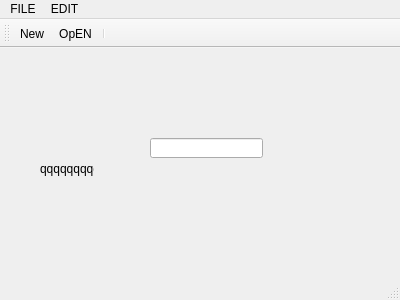
<?xml version="1.0" encoding="UTF-8"?>
<ui version="4.0">
 <class>MainWindow</class>
 <widget class="QMainWindow" name="MainWindow">
  <property name="geometry">
   <rect>
    <x>0</x>
    <y>0</y>
    <width>400</width>
    <height>300</height>
   </rect>
  </property>
  <property name="windowTitle">
   <string>MainWindow</string>
  </property>
  <widget class="QWidget" name="centralWidget">
   <widget class="QLineEdit" name="lineEdit">
    <property name="geometry">
     <rect>
      <x>150</x>
      <y>90</y>
      <width>113</width>
      <height>20</height>
     </rect>
    </property>
   </widget>
   <widget class="QLabel" name="label">
    <property name="geometry">
     <rect>
      <x>40</x>
      <y>90</y>
      <width>54</width>
      <height>61</height>
     </rect>
    </property>
    <property name="text">
     <string>qqqqqqqqqqqqqqqqqqqqqqqqqqqqqqqqqqqqqqqqqq</string>
    </property>
    <property name="wordWrap">
     <bool>true</bool>
    </property>
   </widget>
  </widget>
  <widget class="QMenuBar" name="menuBar">
   <property name="geometry">
    <rect>
     <x>0</x>
     <y>0</y>
     <width>400</width>
     <height>19</height>
    </rect>
   </property>
   <widget class="QMenu" name="menuFILE">
    <property name="title">
     <string>FILE</string>
    </property>
    <addaction name="actionNew"/>
    <addaction name="separator"/>
    <addaction name="actionOpEN"/>
    <addaction name="actionClose"/>
   </widget>
   <widget class="QMenu" name="menuEDIT">
    <property name="title">
     <string>EDIT</string>
    </property>
    <addaction name="actionCopy"/>
    <addaction name="actionCut"/>
    <addaction name="actionPast"/>
   </widget>
   <addaction name="menuFILE"/>
   <addaction name="menuEDIT"/>
  </widget>
  <widget class="QToolBar" name="mainToolBar">
   <attribute name="toolBarArea">
    <enum>TopToolBarArea</enum>
   </attribute>
   <attribute name="toolBarBreak">
    <bool>false</bool>
   </attribute>
   <addaction name="actionNew"/>
   <addaction name="actionOpEN"/>
   <addaction name="separator"/>
  </widget>
  <widget class="QStatusBar" name="statusBar"/>
  <action name="actionNew">
   <property name="checkable">
    <bool>false</bool>
   </property>
   <property name="icon">
    <iconset resource="res.qrc">
     <normaloff>:/img/image/help.png</normaloff>:/img/image/help.png</iconset>
   </property>
   <property name="text">
    <string>New</string>
   </property>
   <property name="shortcut">
    <string>Ctrl+E</string>
   </property>
  </action>
  <action name="actionOpEN">
   <property name="text">
    <string>OpEN</string>
   </property>
  </action>
  <action name="actionClose">
   <property name="text">
    <string>Close</string>
   </property>
  </action>
  <action name="actionCopy">
   <property name="text">
    <string>Copy</string>
   </property>
  </action>
  <action name="actionCut">
   <property name="text">
    <string>Cut</string>
   </property>
  </action>
  <action name="actionPast">
   <property name="text">
    <string>Past</string>
   </property>
  </action>
 </widget>
 <layoutdefault spacing="6" margin="11"/>
 <resources>
  <include location="res.qrc"/>
 </resources>
 <connections>
  <connection>
   <sender>actionClose</sender>
   <signal>triggered()</signal>
   <receiver>MainWindow</receiver>
   <slot>close()</slot>
   <hints>
    <hint type="sourcelabel">
     <x>-1</x>
     <y>-1</y>
    </hint>
    <hint type="destinationlabel">
     <x>199</x>
     <y>149</y>
    </hint>
   </hints>
  </connection>
 </connections>
</ui>
